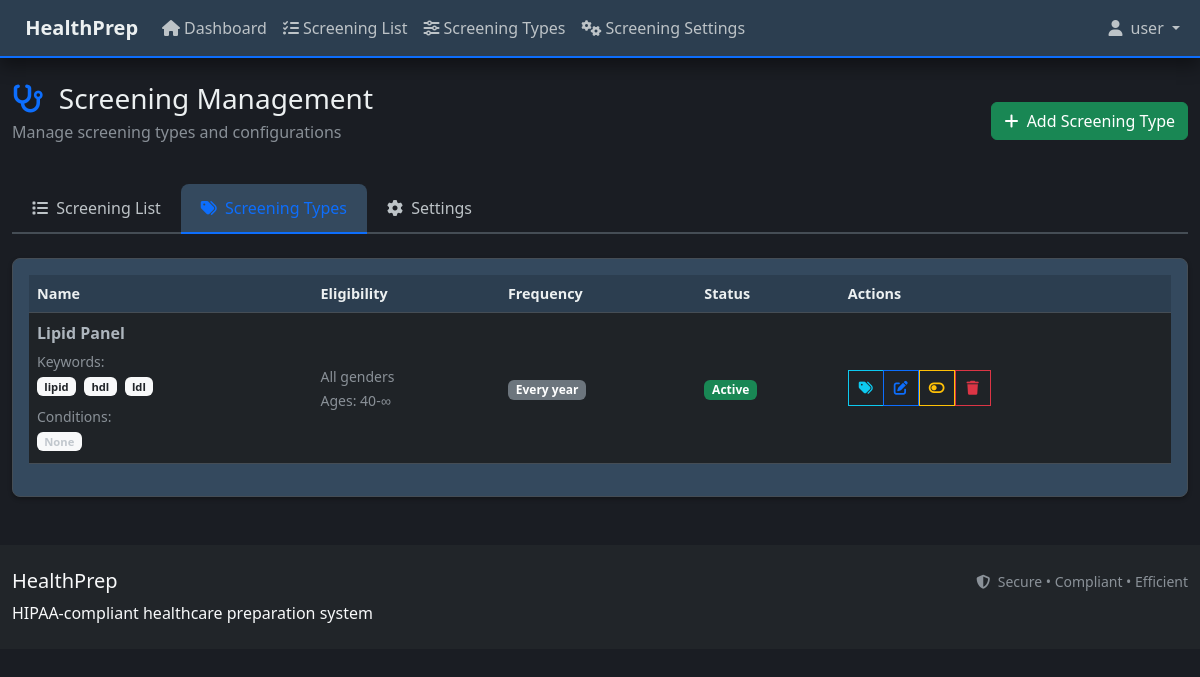
The app's page /screening/types (signed in), older data.
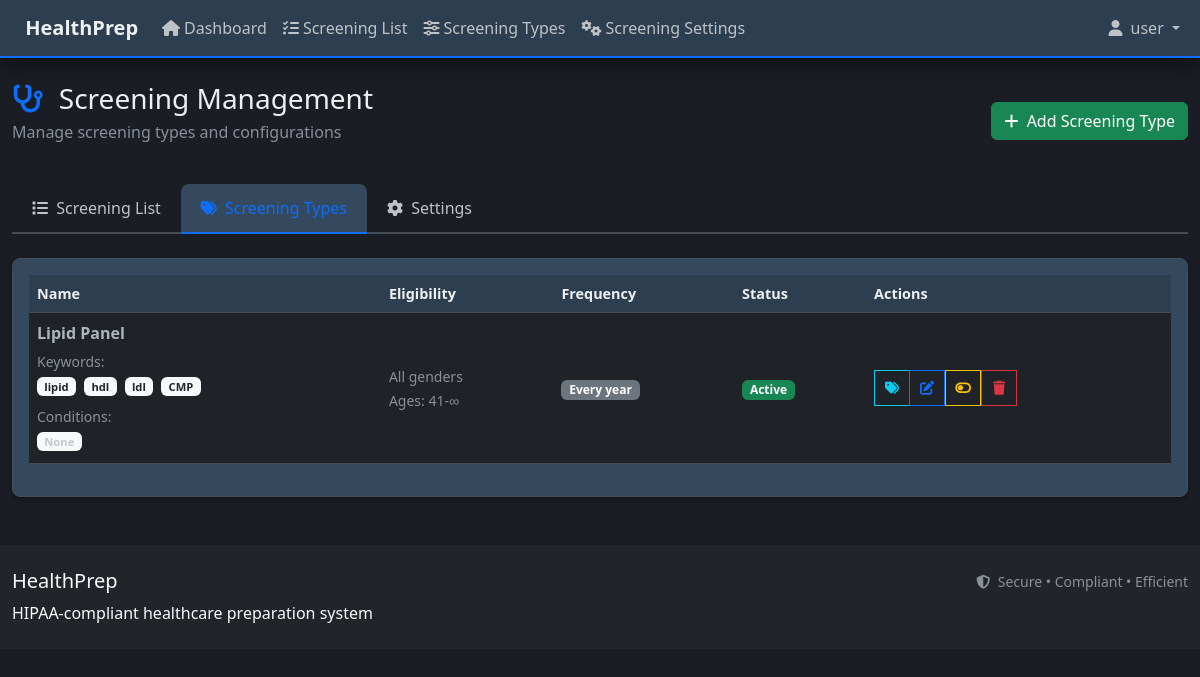
The same page, newer data.
### models.py (models this page shows, shortened)
class ScreeningType(db.Model):
    __tablename__ = 'screening_type'
    id = db.Column(db.Integer, primary_key=True)
    name = db.Column(db.String(100), nullable=False)
    org_id = db.Column(db.Integer, db.ForeignKey('organizations.id'), nullable=False)  # Organization scope
    keywords = db.Column(db.Text)  # JSON string of keywords for fuzzy detection
    eligible_genders = db.Column(db.String(10), default='both')  # 'M', 'F', or 'both'
    min_age = db.Column(db.Integer)
    max_age = db.Column(db.Integer)
    frequency_years = db.Column(db.Float, nullable=False)  # Frequency in years (can be fractional like 0.25 for 3 months)
    trigger_conditions = db.Column(db.Text)  # JSON string of conditions that modify screening protocols
    is_active = db.Column(db.Boolean, default=True)
    created_at = db.Column(db.DateTime, default=datetime.utcnow)
    updated_at = db.Column(db.DateTime, default=datetime.utcnow, onupdate=datetime.utcnow)
    organization = db.relationship('Organization', backref='screening_types')
    screenings = db.relationship('Screening', backref='screening_type', lazy=True)
    @property
    def keywords_list(self):
        if not self.keywords:
            return []
        try:
            return json.loads(self.keywords)
        except:
            return [kw.strip() for kw in self.keywords.split(',') if kw.strip()]
    @property
    def trigger_conditions_list(self):
        if not self.trigger_conditions or self.trigger_conditions.strip() == "":
            return []
    @property
    def frequency_display(self):
        frequency_months = self.frequency_years * 12
        if self.frequency_years == 1.0:
            return "Every year"
        elif self.frequency_years == 0.5:
            return "Every 6 months"
        elif self.frequency_years == 2.0:
            return "Every 2 years"

### routes/screening_routes.py (the view)
@screening_bp.route('/types')
@login_required
@non_admin_required
def screening_types():
    try:
        screening_types = ScreeningType.query.order_by(ScreeningType.name).all()
        return render_template('screening/types.html',
                             screening_types=screening_types)
    except Exception as e:
        logger.error(f"Error loading screening types: {str(e)}")
        flash('Error loading screening types', 'error')
        return render_template('error/500.html'), 500

### app.py (called while the page is built)
def register_template_utilities(app):
    @app.template_filter('datetime')
    def datetime_filter(value, format='%Y-%m-%d %H:%M'):
        if value is None:
            return ""
        return value.strftime(format)
    @app.context_processor
    def inject_cache_timestamp():
        import time
        return dict(cache_timestamp=int(time.time()))
    @app.context_processor
    def inject_csrf_token():
        from flask_wtf.csrf import generate_csrf
        return dict(csrf_token=lambda: generate_csrf())

### models.py (called while the page is built)
    def update_activity(self):
        self.last_activity = datetime.utcnow()

    @property
    def is_active(self):
        return self.is_active_user

### routes/auth_routes.py (called while the page is built)
def non_admin_required(f):
    from functools import wraps
    @wraps(f)
    def decorated_function(*args, **kwargs):
        if not current_user.is_authenticated:
            return redirect(url_for('auth.login'))
        if current_user.is_admin:
            flash('Admin users should use the admin dashboard.', 'info')
            return redirect(url_for('admin.dashboard'))
        return f(*args, **kwargs)
    return decorated_function

### templates/screening/types.html (shortened to what the changed rows need)
{% extends 'base_user.html' %}
{% block content %}
<div class="row mb-4">
    <div class="col-12">
        <div class="d-flex justify-content-between align-items-center">
            <div>
                <h1 class="h3 mb-1">
                    <i class="fas fa-stethoscope me-2 text-primary"></i>
                    Screening Management
                </h1>
            </div>
        </div>
    </div>
</div>
<div class="card">
    <div class="card-body">
        {% if screening_types %}
            <div class="table-responsive">
                <table class="table table-striped">
                    <thead>
                        <tr>
                            <th>Name</th>
                            <th>Eligibility</th>
                            <th>Frequency</th>
                            <th>Status</th>
                            <th>Actions</th>
                        </tr>
                    </thead>
                    <tbody>
                        {% for type in screening_types %}
                        <tr>
                            <td>
                                <strong>{{ type.name }}</strong>
                                {% if type.keywords_list %}
                                    <div class="mt-1">
                                        <small class="text-muted">Keywords:</small>
                                        <div class="keyword-display">
                                            {% for keyword in type.keywords_list[:5] %}
                                                <span class="badge bg-light text-dark me-1 mb-1" style="font-size: 0.7em;">{{ keyword }}</span>
                                            {% endfor %}
                                        </div>
                                    </div>
                                {% else %}
                                    <div class="mt-1">
                                        <small class="text-warning">No keywords configured</small>
                                    </div>
                                {% endif %}
                                <div class="mt-1">
                                    <small class="text-muted">Conditions:</small>
                                    <div class="condition-display">
                                        {% if type.trigger_conditions_list and type.trigger_conditions_list|length > 0 %}
                                            {% for condition in type.trigger_conditions_list[:3] %}
                                                <span class="badge bg-warning text-dark me-1 mb-1" style="font-size: 0.7em;">{{ condition }}</span>
                                            {% endfor %}
                                            {% if type.trigger_conditions_list|length > 3 %}
                                                <span class="badge bg-secondary" style="font-size: 0.7em;">+{{ type.trigger_conditions_list|length - 3 }} more</span>
                                            {% endif %}
                                        {% else %}
                                            <span class="badge bg-light text-muted me-1 mb-1" style="font-size: 0.7em;">None</span>
                                        {% endif %}
                                    </div>
                                </div>
                            </td>
                            <td>
                                <small class="text-muted">
                                    {% if type.eligible_genders == 'M' %}
                                        Male only
                                    {% elif type.eligible_genders == 'F' %}
                                        Female only
                                    {% else %}
                                        All genders
                                    {% endif %}
                                    {% if type.min_age or type.max_age %}
                                        <br>Ages: {{ type.min_age or '0' }}-{{ type.max_age or '∞' }}
                                    {% endif %}
                                </small>
                            </td>
                            <td>
                                <span class="badge bg-secondary">
                                    {{ type.frequency_display }}
                                </span>
                            </td>
                            <td>
                                {% if type.is_active %}
                                    <span class="badge bg-success">Active</span>
                                {% else %}
                                    <span class="badge bg-secondary">Inactive</span>
                                {% endif %}
                            </td>
                            <td>
                                <div class="btn-group btn-group-sm" role="group" style="white-space: nowrap;">
                                    <button type="button" class="btn btn-outline-info btn-sm"
                                            onclick="openKeywordManager({{ type.id }}, '{{ type.name }}')"
                                            title="Manage Keywords"
                                            style="width: 36px; height: 36px; border-radius: 0; display: inline-flex; align-items: center; justify-content: center;">
                                        <i class="fas fa-tags"></i>
                                    </button>
                                    <a href="{{ url_for('screening.edit_screening_type', type_id=type.id) }}"
                                       class="btn btn-outline-primary btn-sm" title="Edit"
                                       style="width: 36px; height: 36px; border-radius: 0; display: inline-flex; align-items: center; justify-content: center;">
                                        <i class="fas fa-edit"></i>
                                    </a>
                                    <form method="POST" action="{{ url_for('screening.toggle_screening_type_status', type_id=type.id) }}"
                                          style="display: inline;">
                                        <button type="submit" class="btn btn-outline-warning btn-sm"
                                                title="{{ 'Deactivate' if type.is_active else 'Activate' }}"
                                                style="width: 36px; height: 36px; border-radius: 0; display: inline-flex; align-items: center; justify-content: center;">
                                            <i class="fas fa-toggle-{{ 'off' if type.is_active else 'on' }}"></i>
                                        </button>
                                    </form>
                                    <form method="POST" action="{{ url_for('screening.delete_screening_type', type_id=type.id) }}"
                                          style="display: inline;"
                                          onsubmit="return confirm('Are you sure you want to delete this screening type?');">
                                        <button type="submit" class="btn btn-outline-danger btn-sm" title="Delete"
                                                style="width: 36px; height: 36px; border-radius: 0; display: inline-flex; align-items: center; justify-content: center;">
                                            <i class="fas fa-trash"></i>
                                        </button>
                                    </form>
                                </div>
                            </td>
                        </tr>
                        {% endfor %}
                    </tbody>
                </table>
            </div>
        {% endif %}
    </div>
</div>
<link rel="stylesheet" href="{{ url_for('static', filename='css/keyword_modal.css') }}">
<link rel="stylesheet" href="{{ url_for('static', filename='css/medical_terminology_ui.css') }}">
{% endblock %}

Row changes from the older to the newer data that the page shows:
changed ScreeningType "Lipid Panel": min_age "40" → "41"
Text that changed along with them:
new list line: "CMP"
